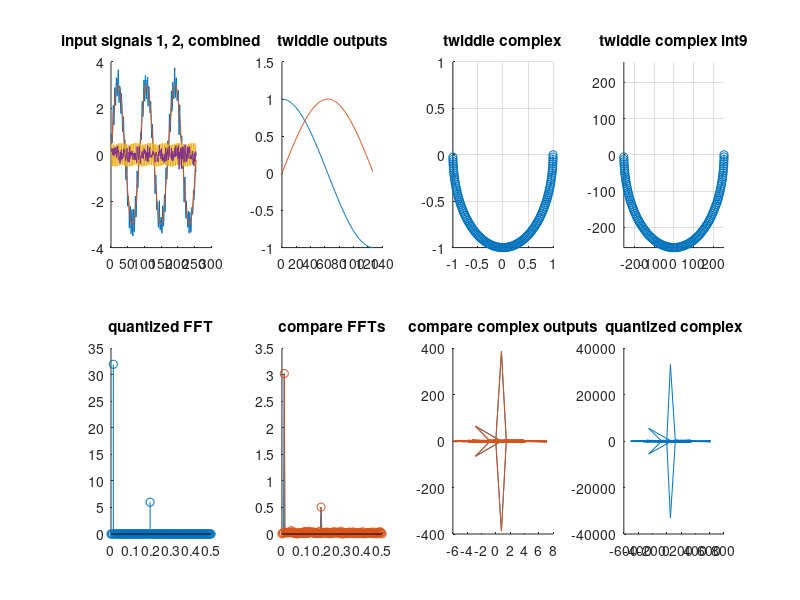

Recreate this plot in MATLAB.
close all;

sample_exp = 8;
N = 2^sample_exp;
data_width = 8;
t = 0:1:N-1;
t2 = 0:1:N/2 - 1;

carrier_amp = 3;
sample1 = carrier_amp*sin(2*pi*3*t/N);
sample2 = (1/2)*sin(2*pi*50*(t/N));
noise_multi = .2;
noise = noise_multi*randn(size(t));

signal = sample1+sample2+noise;

freq_multi = ones(1, N/2+1)*2;
freq_multi(1) = 1;
freq_multi(end) = 1;

subplot(2,4,1);
title('input signals 1, 2, combined');
hold on;
plot(t,signal);
plot(t,sample1);
plot(t,sample2);
plot(t,noise);

#legend('signal','sample1','sample2','noise');
hold off;

#==============================================================================

# BEGIN built in FFT (sanity check)

Y = fft(signal);
P2 = abs(Y/N);
P1 = P2(1:N/2+1);
P1 = P1 .* freq_multi;

f = (0:(N/2))/N;


# END built in FFT (sanity check)
#==============================================================================
# BEGIN custom FFT

pkg load signal;

# this is super easy in FPGA, no need to do it manually here
decomp_samples = bitrevorder(signal);
real_samples = decomp_samples;
imaginary_samples = zeros(1, N);

complex_samples = decomp_samples - i*imaginary_samples;



# precompute sines and cosines for twiddle factors
#twiddle_cosine = cos(2*pi*t2/N/2)
#twiddle_sine = sin(2*pi*t2/N/2)
#twiddle_complex = twiddle_cosine - i*twiddle_sine;
twiddle_cosine = ones(1,N/2-1);
twiddle_sine = zeros(1,N/2-1);
twiddle_complex = ones(1,N/2-1);
for m = 2:N/2
    twiddle_cosine(m) = cos(2*pi/N) * twiddle_cosine(m-1) - sin(2*pi/N) * twiddle_sine(m-1);
    twiddle_sine(m) = cos(2*pi/N) * twiddle_sine(m-1) + sin(2*pi/N) * twiddle_cosine(m-1);
end
twiddle_complex = twiddle_cosine - i*twiddle_sine;

subplot(2,4,2);
title('twiddle outputs');
hold on;
plot(t2,twiddle_cosine);
plot(t2,twiddle_sine);
#plot(twiddle_complex);

#legend('twiddle cosine','twiddle sine');
hold off;

subplot(2,4,3);
title('twiddle complex');
hold on;
plot(twiddle_complex, '-o');
axis([-1 1 -1 1]);
grid on;
hold off;

real_output = real_samples;
imag_output = imaginary_samples;


# iterate through each stage in the frequency synthesis process
# number of stages = log2(N) (e.g. 5 stages for N = 32)
for stage = 1:sample_exp
    DFT_cnt = N/(2^stage);
    # iterate through each sub-DFT
    twiddle_index_step = N/2^(stage);
    output = ['stage: ', num2str(stage)];
    disp(output);
    for DFT = 1:DFT_cnt
        # iterate through each butterfly
        # number of butterflies per DFT increasese with the stage number but the total remains the same (N/2)
        output = ['DFT: ', num2str(DFT)];
        disp(output);
        for butterfly = 1:(2^(stage - 1))
            # reference index for stage 1: 1, 3, 5, 7; stage 2: 1, 2, 5, 6, stage 3: 1, 2, 3, 4
            index_ref = butterfly + (DFT - 1) * 2^(stage);
            index_other = index_ref + 2^(stage - 1);
            twiddle_index = (butterfly - 1) * twiddle_index_step + 1;
            
            # calc intermediate product of sample 2 and twiddle factor
            real_temp = real_output(index_other) * twiddle_cosine(twiddle_index) + imag_output(index_other) * twiddle_sine(twiddle_index);
            imag_temp = imag_output(index_other) * twiddle_cosine(twiddle_index) - real_output(index_other) * twiddle_sine(twiddle_index);

            # calc final sum of sample 2
            real_output(index_other) = real_output(index_ref) - real_temp;
            imag_output(index_other) = imag_output(index_ref) - imag_temp;
            
            # calc final sum of sample 1
            real_output(index_ref) = real_output(index_ref) + real_temp;
            imag_output(index_ref) = imag_output(index_ref) + imag_temp;
            
            output = ['i_ref ', num2str(index_ref), ', o_ref ', num2str(index_other), ', t_index ', num2str(twiddle_index)];
            disp(output);
        end
    end
end

# END custom FFT
#==============================================================================
# quantized FFT

twiddle_cos_quant = int32(round((twiddle_cosine) * 2^(data_width)));
twiddle_sin_quant = int32(round((twiddle_sine) * 2^(data_width)));

subplot(2,4,4);
title('twiddle complex int9');
hold on;
plot(twiddle_cos_quant, -twiddle_sin_quant, '-o');
#plot(t2, twiddle_cos_quant);
#plot(t2, twiddle_sin_quant);
a_limit = max(max(abs(twiddle_cos_quant)),max(abs(twiddle_sin_quant)));
axis([-a_limit a_limit -a_limit a_limit]);
grid on;
hold off;

real_output_quant = int32(round((real_samples/carrier_amp)*2^data_width));
imag_output_quant = int32(round(imaginary_samples*2^data_width));

for stage = 1:sample_exp
    DFT_cnt = N/(2^stage);
    # iterate through each sub-DFT
    twiddle_index_step = N/2^(stage);
    output = ['stage_q: ', num2str(stage)];
    disp(output);
    for DFT = 1:DFT_cnt
        # iterate through each butterfly
        # number of butterflies per DFT increasese with the stage number but the total remains the same: N/2
        output = ['DFT_q: ', num2str(DFT)];
        disp(output);
        for butterfly = 1:(2^(stage - 1))
            # reference index for stage 1: 1, 3, 5, 7; stage 2: 1, 2, 5, 6, stage 3: 1, 2, 3, 4
            index_ref = butterfly + (DFT - 1) * 2^(stage);
            index_other = index_ref + 2^(stage - 1);
            twiddle_index = (butterfly - 1) * twiddle_index_step + 1;
            
            output = ['ref: ',num2str(complex(real_output_quant(index_ref), imag_output_quant(index_ref))),', other: ',num2str(complex(real_output_quant(index_other), imag_output_quant(index_other))),', twiddle: ',num2str(complex(twiddle_cos_quant(twiddle_index), twiddle_sin_quant(twiddle_index)))];
            disp(output);
            # calc intermediate product of sample 2 and twiddle factor
            real_temp = floor((real_output_quant(index_other) * twiddle_cos_quant(twiddle_index))/(2^data_width)) + floor((imag_output_quant(index_other) * twiddle_sin_quant(twiddle_index))/(2^data_width));
            imag_temp = floor((imag_output_quant(index_other) * twiddle_cos_quant(twiddle_index))/(2^data_width)) - floor((real_output_quant(index_other) * twiddle_sin_quant(twiddle_index))/(2^data_width));

            # calc final sum of sample 2
            real_output_quant(index_other) = real_output_quant(index_ref) - real_temp;
            imag_output_quant(index_other) = imag_output_quant(index_ref) - imag_temp;
            
            # calc final sum of sample 1
            real_output_quant(index_ref) = real_output_quant(index_ref) + real_temp;
            imag_output_quant(index_ref) = imag_output_quant(index_ref) + imag_temp;
            
            output = ['quant: i_ref ', num2str(index_ref), ', o_ref ', num2str(index_other), ', t_index ', num2str(twiddle_index),' = ', num2str(complex(real_output_quant(index_ref), imag_output_quant(index_ref))), '; ', num2str(complex(real_output_quant(index_other), imag_output_quant(index_other)))];
            disp(output);
        end
    end
end

# END quantized FFT
#==============================================================================
# compare FFT outputs
complex_synth = real_output + i*imag_output;
myP2 = abs(complex_synth/N);
myP1 = myP2(1:N/2+1);
myP1 = myP1 .* freq_multi;

complex_synth_quant = complex(real_output_quant, imag_output_quant);
myP2_quant = uint32(hypot(real_output_quant, imag_output_quant)/(8*N));
myP1_quant = myP2_quant(1:N/2+1);
myP1_quant = myP1_quant .* freq_multi;

#==============================================================================
subplot(2,4,5);
title('quantized FFT');
hold on;

stem(f, myP1_quant);
hold off;
#==============================================================================
subplot(2,4,6);
title('compare FFTs');
hold on;
#plot(f, decomp_samples(1:N/2+1));
#plot(f, imaginary_samples(1:N/2+1));
plot(f, P1);
stem(f, myP1);

#legend('Matlab FFT','my FFT','my FFT quant');
hold off;
#==============================================================================
#subplot(2,4,7);
#title('FFT error');
#hold on;
#plot(f, P1 - myP1);
#hold off;
#==============================================================================
subplot(2,4,7);
title('compare complex outputs');
hold on;
plot(Y);
plot(complex_synth);
hold off;
#==============================================================================
subplot(2,4,8);
title('quantized complex');
hold on;

plot(complex_synth_quant);

#legend('Matlab FFT', 'My FFT');
hold off;

# END custom FFT